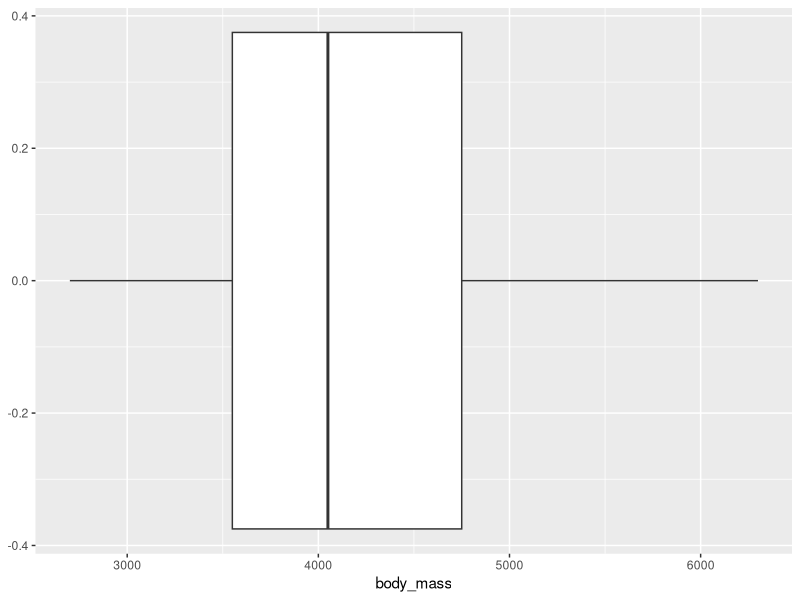
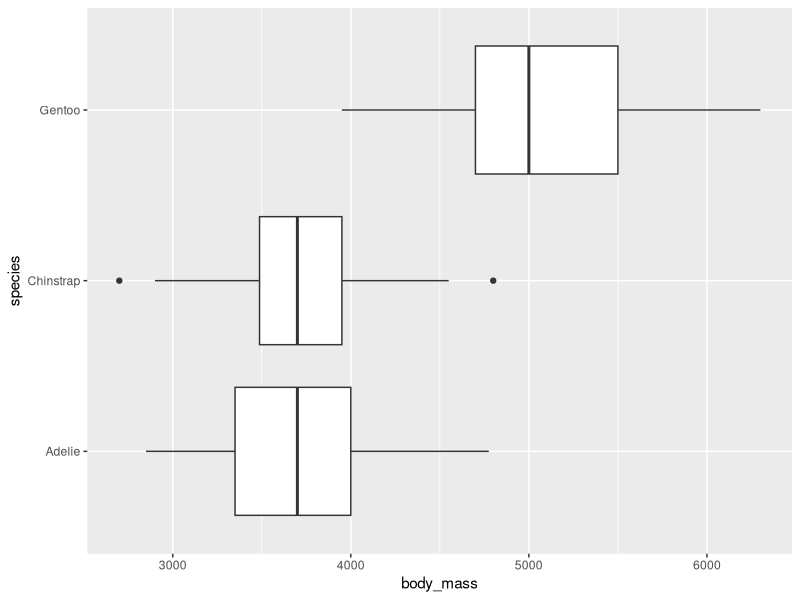

Reproduce these figures in R, in order.
## ---- chunk 1
#| include: false
#| message: false
#| warning: false
library(tidyverse)
data("penguins")
## ---- chunk 2
#| warning: false
#| message: false
ggplot(data = penguins, aes(x = body_mass)) +
  geom_boxplot()
## ---- chunk 3
#| warning: false
ggplot(data = penguins, aes(x = body_mass, y = species)) +
  geom_boxplot()
